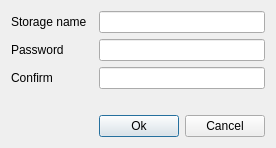
<?xml version="1.0" encoding="UTF-8"?>
<ui version="4.0">
 <class>Dialog</class>
 <widget class="QDialog" name="Dialog">
  <property name="geometry">
   <rect>
    <x>0</x>
    <y>0</y>
    <width>253</width>
    <height>138</height>
   </rect>
  </property>
  <property name="windowTitle">
   <string>Dialog</string>
  </property>
  <layout class="QGridLayout" name="gridLayout">
   <item row="4" column="3">
    <widget class="QPushButton" name="okButton">
     <property name="text">
      <string>Ok</string>
     </property>
    </widget>
   </item>
   <item row="0" column="1">
    <widget class="QLabel" name="storageNameLabel">
     <property name="text">
      <string>Storage name</string>
     </property>
    </widget>
   </item>
   <item row="2" column="3" colspan="2">
    <widget class="QLineEdit" name="confirmLine"/>
   </item>
   <item row="2" column="1" colspan="2">
    <widget class="QLabel" name="confirmLabel">
     <property name="text">
      <string>Confirm</string>
     </property>
    </widget>
   </item>
   <item row="4" column="4">
    <widget class="QPushButton" name="cancelButton">
     <property name="text">
      <string>Cancel</string>
     </property>
    </widget>
   </item>
   <item row="1" column="1">
    <widget class="QLabel" name="passLabel">
     <property name="text">
      <string>Password</string>
     </property>
    </widget>
   </item>
   <item row="0" column="3" colspan="2">
    <widget class="QLineEdit" name="storageNameLine"/>
   </item>
   <item row="1" column="3" colspan="2">
    <widget class="QLineEdit" name="passLine"/>
   </item>
   <item row="3" column="1" colspan="4">
    <widget class="QLabel" name="errorLabel">
     <property name="text">
      <string/>
     </property>
    </widget>
   </item>
  </layout>
 </widget>
 <tabstops>
  <tabstop>storageNameLine</tabstop>
  <tabstop>passLine</tabstop>
  <tabstop>confirmLine</tabstop>
  <tabstop>okButton</tabstop>
  <tabstop>cancelButton</tabstop>
 </tabstops>
 <resources/>
 <connections/>
</ui>
